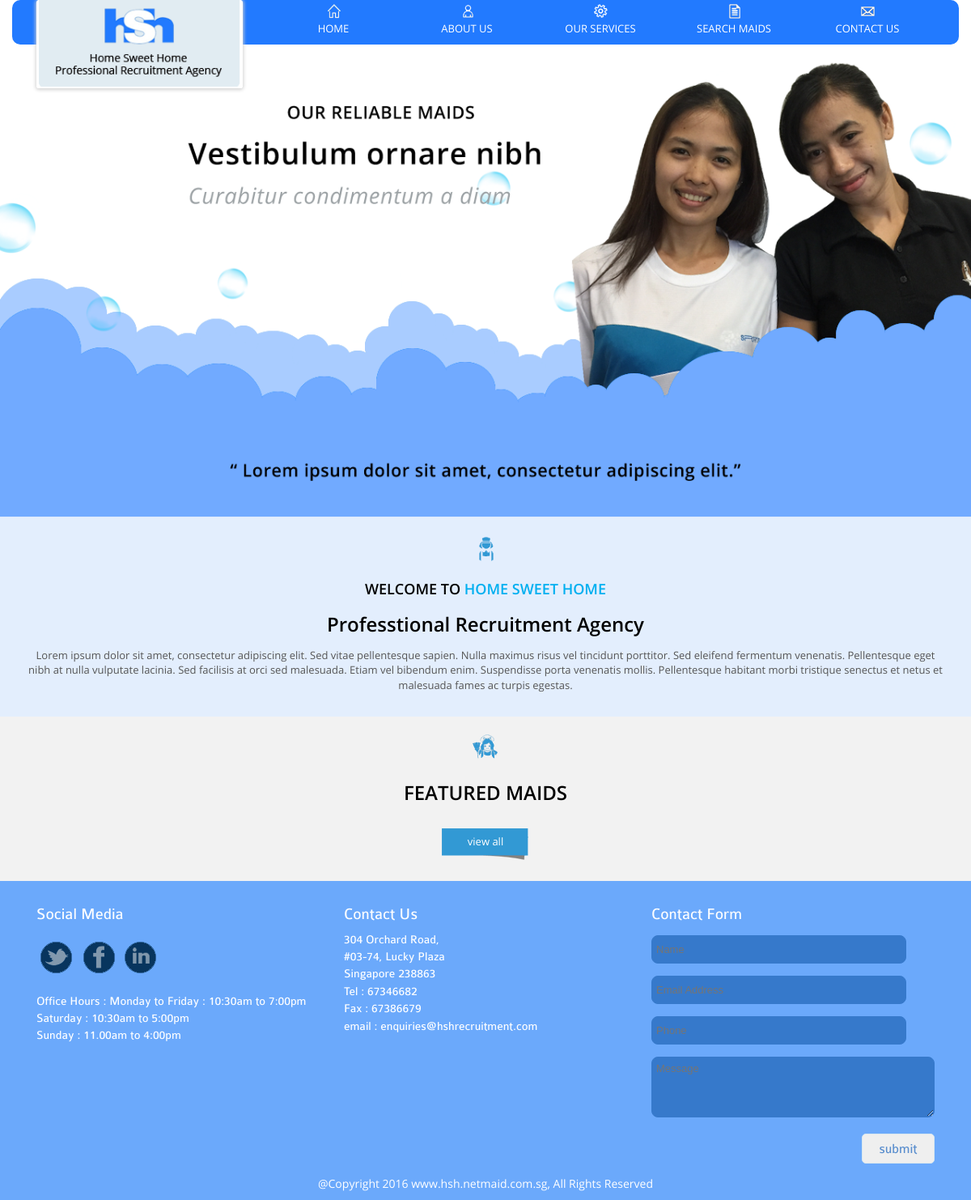
The page / on the database its author committed.
### tables this page shows
CREATE TABLE IF NOT EXISTS `maid_pages` (
  `page_id` int(11) NOT NULL AUTO_INCREMENT,
  `page_parent` varchar(50) NOT NULL,
  `page_name` varchar(255) NOT NULL,
  `page_title` text NOT NULL,
  `page_content` text NOT NULL,
  `page_image` varchar(255) NOT NULL,
  `page_created_on` timestamp NOT NULL DEFAULT CURRENT_TIMESTAMP ON UPDATE CURRENT_TIMESTAMP,
  `page_updated_on` timestamp NOT NULL DEFAULT '0000-00-00 00:00:00',
  `page_updated_by` varchar(50) NOT NULL,
  PRIMARY KEY (`page_id`)
);

### application/views/layouts/template.php (called while the page is built, shortened)
<?php
$CI =& get_instance();
$data['favicon'] = $CI->Pages_Model->getFavicon();
$data['sitename'] = $CI->Pages_Model->getSitename();
$data['sitelogo'] = $CI->Pages_Model->getSitelogo();
$this->load->model('Backend/Slider_Model');
$data['sliderData'] = $CI->Slider_Model->getSliderList();
$this->load->view('layouts/header',$data);
?>
<?php $this->load->view($main_content); ?>
<?php
$this->load->view('layouts/footer');
?>

### application/controllers/Pages.php (called while the page is built, shortened)
<?php
	class Pages extends CI_Controller
	{
		function __construct()
		{
			$this->load->Model('Pages_Model');
			$this->load->Model('Frontend/Contactus_Model');
			$this->load->Model('Backend/Maids_Model');
		}
		function index()
		{
			$curl = curl_init();
			$result = curl_exec($curl);
			$result = json_decode($result,true);
			$data['maids'] = $result['data'];
			$data['main_content'] = 'home';
			$this->load->view('layouts/template', $data);
		}
	}
?>

### index.php (called while the page is built, shortened)
<?php
require_once BASEPATH.'core/CodeIgniter.php';

### application/models/Pages_Model.php (called while the page is built, shortened)
<?php
	class Pages_Model extends CI_Model
	{
		function getSitelogo()
		{
			$query = $this->db->where('page_parent','site_logo')
					 ->get('maid_pages')->first_row('array');
			return $query;
		}
		public function returnbycondistring($selectname='',$table='',$condi='',$para=''){
			$sql = sprintf("select %s from %s where %s='%s'",$selectname,$table,$condi,$para);
			$query = $this->db->query($sql);
			$returnname = '';
			if($query->result_array()){
				$data = $query->result_array();
				$data = array_shift($data);
				$returnname = $data[$selectname];
			}
			return $returnname;
		}
	}
?>

### application/views/home.php (the view, shortened to what this page needs)
<link rel="stylesheet" href="<?php echo base_url(); ?>css/home.css" />
<div class="container-fluid homepagebanner">
<?php
	$path = $this->Pages_Model->returnbycondistring('page_image','maid_pages','page_parent',	'homepage_banner')
?>
<img src="<?php echo base_url(). 'uploads/banner/' . $path; ?>" class="img-responsive">
</div>
<div class="container menu">
<div class="col-md-3 col-sm-3 col-xs-12">
	<div class="logoimage">
		<?php
		if ($sitelogo['page_image']) { ?>
			<a href="<?php echo base_url(); ?>"><img class="img-responsive" src="<?php echo base_url(). 'uploads/' . $sitelogo['page_image']; ?>" /></a>
		<?php }else{ ?>
			<a href="<?php echo base_url(); ?>"><img class="img-responsive" src="<?php echo base_url(); ?>assets/images/logo.png" /></a>
		<?php } ?>
	</div>
</div>
<?php include('menu.php'); ?>
</div>
<div class="home-section">
	<div class="container home-section-content">
		<img class="img-responsive" src="<?php echo base_url(); ?>assets/images/home-content.png" />
		<h4>WELCOME TO <span class="homesweethome">HOME SWEET HOME</span></h4>
		<h3>
		<?php
			$title = $this->Pages_Model->returnbycondistring('page_title','maid_pages','page_parent',	'homepage');
			echo nl2br($title);
		?>
		</h3>
		<div class="homesectiontext">
			<?php
			$content = $this->Pages_Model->returnbycondistring('page_content','maid_pages','page_parent',	'homepage');
			echo nl2br($content);
		?>
		</div>
	</div>
</div>
<div class="home-featured-section">
	<div class="container featuremaid">
	<img class="img-responsive featurelogo" src="<?php echo base_url(); ?>assets/images/featuremaid.png" />
	<h3>FEATURED MAIDS</h3>
	<div class="col-md-12 col-sm-12 col-xs-12">
		<a href="<?php echo base_url(); ?>searchmaids" class="viewall">view all</a>
	</div>
	</div>
</div>

### application/views/layouts/footer.php (shortened to what this page needs)
<div class="footer">
	<div class="container footersection">
	<div class="col-md-4 col-sm-4 col-xs-12 social">
	<h4>Social Media</h4>
	<div class=socials">
	<?php
		$twitter = $this->Pages_Model->returnbycondistring('page_title','maid_pages','page_parent','contact_social')
	?>
	<a href="<?php echo $twitter;?>" target="_blank">
	<img src="<?php echo base_url(). 'assets/images/twitter.png' ; ?>" />
	</a>
	<?php
		$facebook = $this->Pages_Model->returnbycondistring('page_name','maid_pages','page_parent','contact_social')
	?>
	<a href="<?php echo $facebook;?>" target="_blank">
	<img src="<?php echo base_url(). 'assets/images/facebook.png' ; ?>" />
	</a>
	<?php
		$linkedin = $this->Pages_Model->returnbycondistring('page_content','maid_pages','page_parent','contact_social');
	?>
	<a href="<?php echo $linkedin; ?>" target="_blank">
	<img src="<?php echo base_url(). 'assets/images/linked.png' ; ?>" />
	</a>
	</div>
	<div class="ftofficehours">
	<?php
		$officehours = $this->Pages_Model->returnbycondistring('page_title','maid_pages','page_parent','main_branch');
	?>
	<?php echo 'Office Hours : '.nl2br($officehours); ?>
	</div>
	</div>
	<div class="col-md-4 col-sm-4 col-xs-12 contact">
	<h4>Contact Us</h4>
	<div class="ftofficeaddress">
	<div>
	<?php
		$officeAddress = $this->Pages_Model->returnbycondistring('page_content','maid_pages','page_parent','main_branch');
		echo nl2br($officeAddress);
	?>
	</div>
	<div>
	<?php
		$officeTel = $this->Pages_Model->returnbycondistring('page_updated_by','maid_pages','page_parent','main_branch');
		echo 'Tel : '.nl2br($officeTel);
	?>
	</div>
	<div>
	<?php
		$officeFax = $this->Pages_Model->returnbycondistring('page_name','maid_pages','page_parent','main_branch');
		echo 'Fax : '.nl2br($officeFax);
	?>
	</div>
	<div>
	<?php
		$officeEmail = $this->Pages_Model->returnbycondistring('page_image','maid_pages','page_parent','main_branch');
		echo 'email : '.nl2br($officeEmail);
	?>
	</div>
	</div>
	</div>
	<div class="col-md-4 col-sm-4 col-xs-12 frmcontact">
	<h4>Contact Form</h4>
	<form action="<?php echo base_url() ?>Pages/mailsend" method="post" enctype="multipart/form-data">
	<div class="divider">
	<input type="text" required name="txtname" class="frmtxt" placeholder="Name"></input>
	</div>
	<div class="divider">
	<input type="email" required name="txtemail" class="frmtxt" placeholder="Email Address"></input>
	</div>
	<div class="divider">
	<input type="phone" required id="tele" name="txtphone" class="frmtxt" placeholder="Phone"></input>
	</div>
	<div class="divider">
	<textarea name="txtmessage" required class="frmarea" placeholder="Message"></textarea>
	</div>
	<div class="divider">
	<input type="submit" class="btnsubmit" name="submit" value="submit"></input>
	</div>
	</form>
	</div>
	<div class="col-md-12 col-sm-12 col-xs-12 reserved">
	<span>@Copyright <?php echo date('Y'); ?> www.hsh.netmaid.com.sg, All Rights Reserved</span>
	</div>
	</div>
</div>
</body>
</html>

### css/style.css (style rules this page uses)
* { margin: 0px; padding: 0px; outline: 0px; }
body { font-family:Helvetica,Arial,Sans-serif; font-size:13px; color:#555; background-color:#f2f6fb; }
.homepagebanner { padding-left:0px; padding-right:0px; }
.homepagebanner img { width: 100%; height: auto; }
.menu { background-color: #227aff; height: 55px; position: absolute; left: 0px; right: 0px; margin-left: auto; margin-right: auto; top: 0px; border-radius:10px; }
.logoimage { border-style: solid; border-width: 0px 2px 2px; border-color: #fff; border-radius: 3px; box-shadow: 0px 1px 4px 1px #d3d3d3; }
.footer { width:100%; padding:0px; background-color:#6ba9fb; overflow:hidden; }
.footersection { margin-top:15px; margin-bottom:15px; height:100px; }
.footersection h4 { font-family: Colaborate-Regular; margin-top: 15px; margin-bottom: 10px; color: #fff; font-size: 20px; }
.social a,.social a:hover,.social a:active,.social a:focus { outline:0px; text-decoration:none; }
.ftofficehours { font-family: Colaborate-Regular; color: #fff; font-size: 15px; margin-top: 10px; margin-bottom: 20px; }
.ftofficeaddress { font-family: Colaborate-Regular; color: #fff; font-size: 15px; margin-top: 10px; margin-bottom: 20px; }
.frmcontact .divider { display:block; margin-top:15px; margin-bottom:5px; overflow:hidden; }
.frmcontact .frmtxt { width: 90%; border: 1px solid #3679cb; background-color: #3679cb; padding: 5px; border-radius: 8px; height: 35px; color:#fff; }
.frmcontact .frmarea { width: 100%; border: 1px solid #3679cb; background-color: #3679cb; padding: 5px; border-radius: 8px; height: 75px; color:#fff; }
.frmcontact .btnsubmit { width: 90px; height: 37px; font-family: Colaborate-Regular; color: #578ccd; font-size: 17px; float: right; border-radius: 5px; border: 1px solid #d6e6ef; }
.reserved { text-align: center; margin-top: 10px; margin-bottom: 10px; color: #fff; font-size: 14px; font-family: OpenSans-Regular; }

### css/home.css (style rules this page uses)
.home-section { width:100%; padding:0px; background-color:#e3eefd; }
.home-section-content img { margin-left: auto; margin-right: auto; margin-top: 15px; margin-bottom: 15px; }
.home-section-content h4,.home-section-content h3 { font-family: OpenSans-Semibold; text-align:center; color:#000; }
.home-section-content span.homesweethome { color: #00aff0; }
.homesectiontext { margin-top: 15px; margin-bottom: 30px; font-family: OpenSans-Regular; text-align: center; font-size: 13px; }
.home-featured-section { background-color:#f2f2f2; }
.featuremaid img.featurelogo { margin-left: auto; margin-right: auto; margin-top: 15px; margin-bottom: 15px; }
.featuremaid h3 { font-family: OpenSans-Semibold; text-align:center; color:#000; margin-bottom:20px; }
.featuremaid .viewall { font-family: OpenSans-Regular; background-image: url('../assets/images/viewall.png'); background-repeat: no-repeat; overflow: hidden; width: 109px; height: 40px; display: block; margin-left: auto; margin-right: auto; text-align: center; line-height: 33px; color: #fff; text-decoration: none; margin-top:10px; margin-bottom:25px; }

### rows shown on the page
maid_pages: page_image (picture)
maid_pages: page_image (picture)
maid_pages: page_title "Professtional Recruitment Agency", page_content "Lorem ipsum dolor sit amet, consectetur adipiscing elit. Sed vitae pellentesque sapien. Nulla maximus risus vel tincidunt porttitor. Sed eleifend fermentum venenatis. Pellentesque eget nibh at nulla vulputate lacinia. Sed facilisis at orci sed malesuada. Etiam vel bibendum enim. Suspendisse porta venenatis mollis. Pellentesque habitant morbi tristique senectus et netus et malesuada fames ac turpis egestas."
maid_pages: page_title "Monday to Friday : 10:30am to 7:00pm Saturday : 10:30am to 5:00pm Sunday : 11.00am to 4:00pm", page_content "304 Orchard Road, #03-74, Lucky Plaza Singapore 238863", page_updated_by "67346682", page_name "67386679", page_image "enquiries@hshrecruitment.com"
